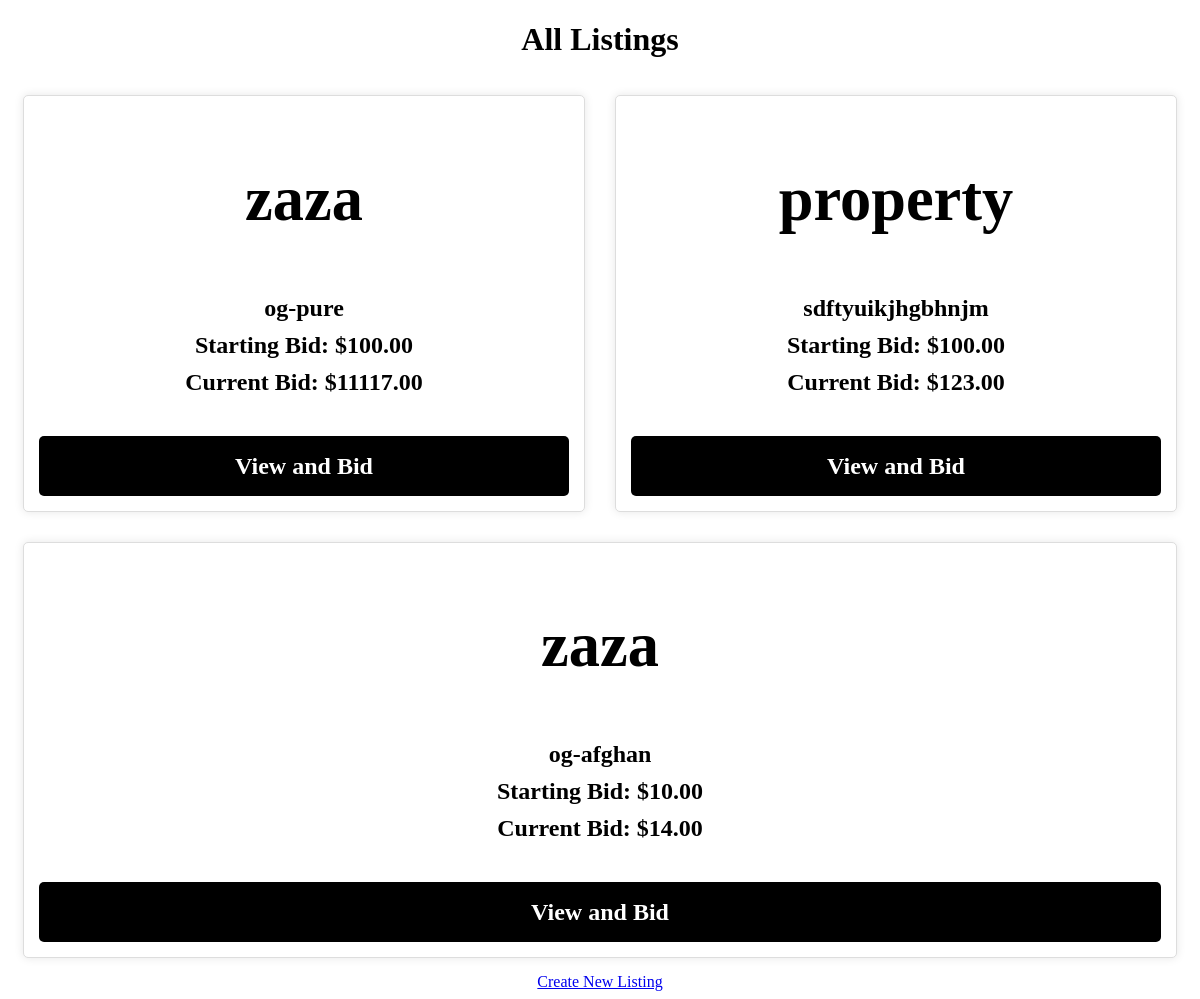
The page /auctions/ on the database as committed earlier.
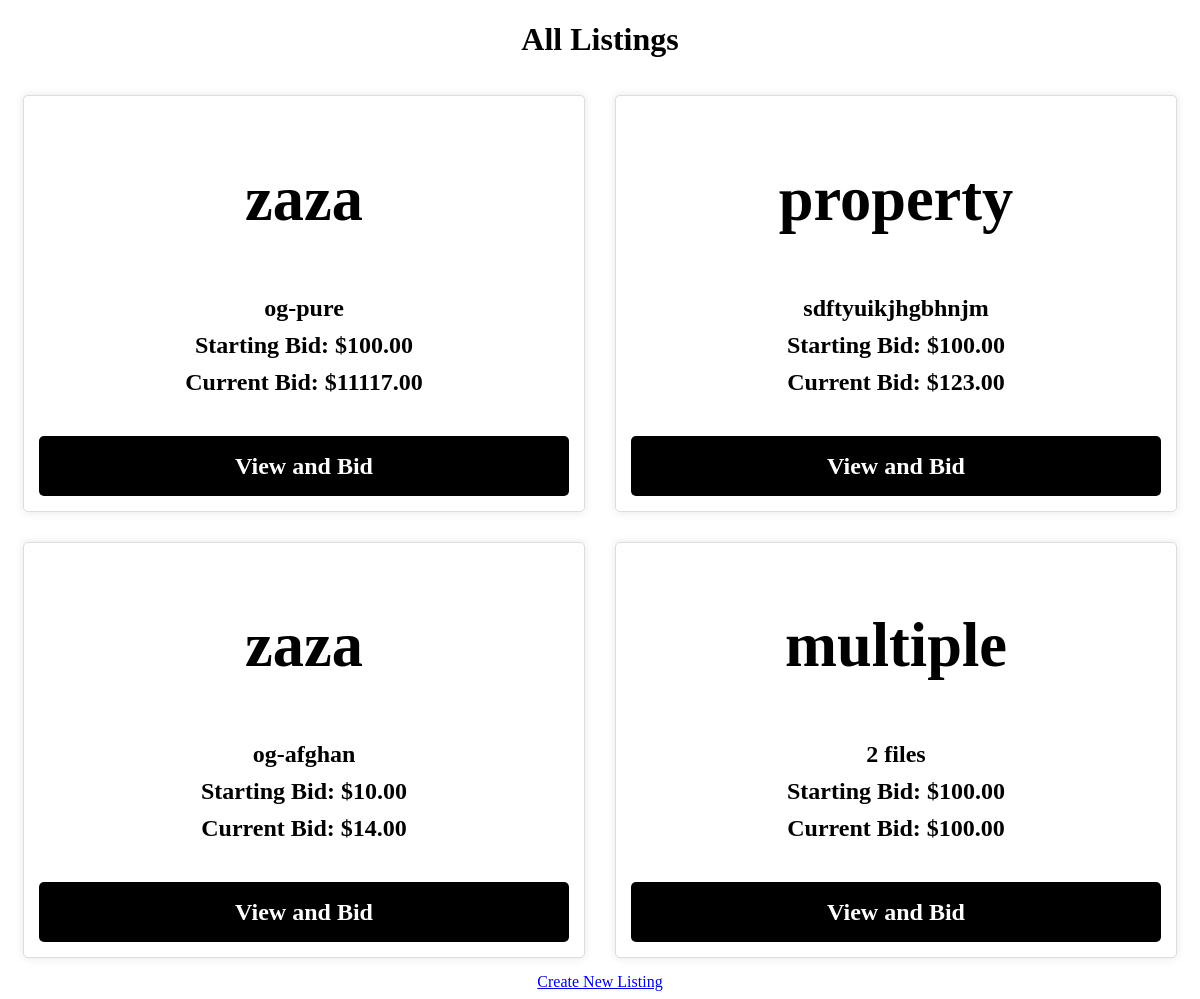
The same page on the database as committed later.
### auctions/models.py (models this page shows, shortened)
class Listing(models.Model):
    title = models.CharField(max_length=200)
    description = models.TextField()
    starting_bid = models.DecimalField(max_digits=10, decimal_places=2)
    address = models.CharField(max_length=200, default='default address')
    size = models.DecimalField(max_digits=10, decimal_places=2, default=0)
    year_built = models.IntegerField(
        validators=[
            MinValueValidator(1000),
            MaxValueValidator(datetime.datetime.now().year)
        ],
        default=datetime.datetime.now().year
    )
    tags = models.CharField(max_length=255, blank=True)
    created_at = models.DateTimeField(default=timezone.now)
    current_bid = models.DecimalField(max_digits=10, decimal_places=2, default=0)
    user = models.ForeignKey(User, on_delete=models.CASCADE)

### auctions/views.py (the view)
# urls.py: path('auctions/', views.products, name='products'),
def products(request):
    listings = Listing.objects.all()
    context = {
        'listings': listings
    }
    return render(request, 'auctions/products.html', context)

### auctions/templates/auctions/products.html (shortened to what this page needs)
<!DOCTYPE html>
<html lang="en">
<head>
</head>
<body>
    <h1>All Listings</h1>
    <div class="listing-container">
        {% for listing in listings %}
            <div class="listing-card">
                <div class="listing-details">
                    <h2>{{ listing.title }}</h2>
                    <p>{{ listing.description }}</p>
                    <p><strong>Starting Bid:</strong> ${{ listing.starting_bid }}</p>
                    <p><strong>Current Bid:</strong> ${{ listing.current_bid }}</p>
                </div>
                <div class="button-container">
                    <a href="{% url 'bid' listing.id %}" class="view-bid-button">View and Bid</a>
                </div>
            </div>
        {% empty %}
            <p>No listings available.</p>
        {% endfor %}
    </div>
    <a href="{% url 'create' %}">Create New Listing</a>
</body>
</html>

### auctions/templates/auctions/products.html (style rules this page uses)
body { text-align: center; }
.listing-container { display: flex; flex-wrap: wrap; justify-content: space-around; }
.listing-card { display: flex; flex-direction: column; position: relative; flex: 1 0 540px; border: 1px solid #ddd; border-radius: 5px; margin: 15px; background-color: #fff; box-shadow: 0 0 10px rgba(0, 0, 0, 0.1); }
.listing-details { padding: 15px; }
.listing-details h2 { font-size: 3.9em; margin-bottom: 60px; font-weight: bold; }
.listing-details p { margin: 10px 0; font-weight: bold; font-size: 1.5em; }
.button-container { margin-top: auto; display: flex; justify-content: center; padding: 15px; }
.view-bid-button { width: 100%; height: 60px; box-sizing: border-box; background-color: black; color: white; font-size: 1.5em; font-weight: bold; text-align: center; line-height: 60px; border: none; border-radius: 5px; cursor: pointer; transition: background-color 0.3s, color 0.3s; text-decoration: none; }

Rows that differ between the two databases and show on the page:
added Listing: title "multiple", description "2 files", starting_bid "100.00", current_bid "100.00"
